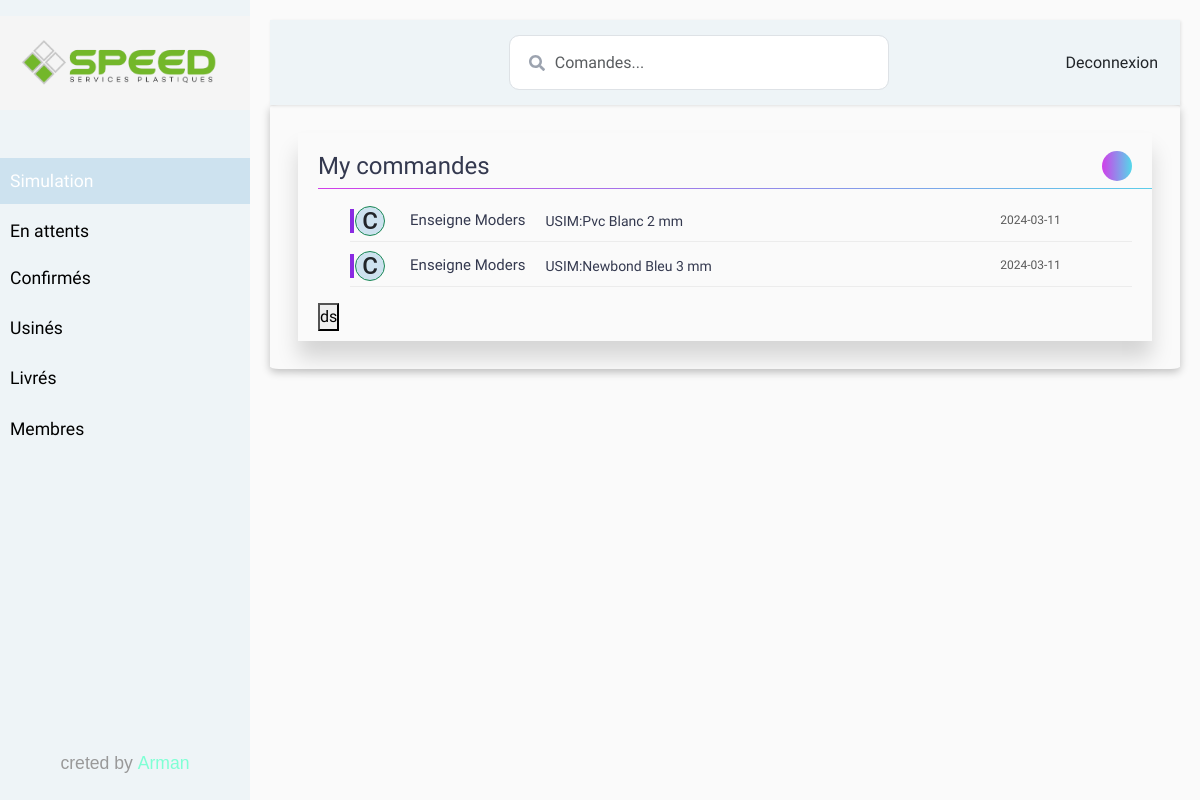
Screenshot of /en_attente (signed in) with the database file from the repository.
### models/models.py (models this page shows, shortened)
class Commande(db.Model):
    __tablename__ = 'commande'
    id = db.Column(db.Integer, autoincrement=True,primary_key=True )
    client_id = db.Column(db.Integer , ForeignKey('client.id'),nullable=False)
    statut_id = db.Column(db.Integer, ForeignKey('statut.id'),nullable=False )
    usinage_id = db.Column(db.Integer, ForeignKey('type_usinage.id'), nullable=False )
    name_matiere = db.Column(db.String(50), nullable=False )
    type_matiere = db.Column(db.String(50), nullable=False )
    epaisseur_id = db.Column(db.Integer, ForeignKey('epaisseur.id'),nullable=False )
    count = db.Column(db.Integer ,default=1,nullable=False)
    prix_matiere = db.Column(db.Float , nullable=False)
    prix_limeaire = db.Column(db.Float, nullable=False)
    name_dxf = db.Column(db.String(256), nullable=False )
    description_commercial_responsable = db.Column(db.String(1000), nullable=True)
    description_responsable_comercial = db.Column(db.String(1000), nullable=True)
    description_responsable_usinage = db.Column(db.String(1000), nullable=True)
    date_envoi = db.Column(Date, nullable=False)
    date_confirmation = db.Column(Date, nullable=True)
    date_usinage = db.Column(Date, nullable=True)
    date_fin = db.Column(Date, nullable=False)
    responsable_user = db.Column(db.String(100),nullable=True )
    usinage_user = db.Column(db.String(100),nullable=True )
    assistante_user = db.Column(db.String(100),nullable=True )

class User(db.Model, UserMixin):
    __tablename__ = 'user'
    id = db.Column(db.Integer, autoincrement=True, primary_key=True)
    username=db.Column(db.String(255), nullable=False)
    email = db.Column(db.String, unique=True)
    password = db.Column(db.String(255), nullable=False, server_default='')
    role_id = db.Column(db.Integer , ForeignKey('role.id'),nullable=False)
    rel_user_client = relationship("Client", backref = "user")

class Client_data(db.Model):
    __tablename__ = 'client_data'
    client_id = db.Column(db.Integer , ForeignKey('client.id'),primary_key=True)
    name = db.Column(db.String(80), nullable=False)
    ville = db.Column(db.String(80), nullable=False)
    cp = db.Column(db.Integer(), nullable=False)
    addresse = db.Column(db.String(256), nullable=False)

class Type_usinage(db.Model):
    __tablename__ = "type_usinage"
    id = db.Column(db.Integer, primary_key=True , autoincrement=True)
    name = db.Column(db.String(50), nullable=False )
    rel_usinage_bridge = relationship("Bridge", backref = "type_usinage")
    rel_usinage_commande = relationship("Commande", backref = "type_usinage")

class Epaisseur(db.Model):
    __tablename__ = "epaisseur"
    id = db.Column(db.Integer, primary_key=True , autoincrement=True)
    value = db.Column(db.Integer, nullable=False, unique=True)
    rel_essaisseur_bridge = relationship("Bridge", backref = "epaisseur")
    rel_essaisseur_commande = relationship("Commande", backref = "epaisseur")

### routes.py (the view)
@app.route('/en_attente' ,  methods=['GET', 'POST'])
@login_required
def en_attente():
    if current_user.role_id == 2:
        data = get_en_attentes(current_user)
    else:
       data = get_all_attentes()
    return render_template('en_attente.html', user = current_user,data=data)

### app.py (called while the page is built)
def create_app():
    register_extensions(app)
    login_manager = LoginManager()
    login_manager.login_view = 'index'
    login_manager.init_app(app)
    @login_manager.user_loader
    def load_user(id):
        return User.query.get(int(id))
    return app

### models/models.py (called while the page is built)
def get_en_attentes(current_user):
    data = db.session.query(Commande.name_matiere, Commande.type_matiere,Commande.prix_matiere,Commande.prix_limeaire,Commande.date_envoi,Commande.date_fin,Client_data.name,Statut.name,Type_usinage.name,Epaisseur.value,Commande.count,Commande.name_dxf,Commande.id,User.username).join(Client,Commande.client_id== Client.id ).filter(Client.user_id == current_user.id).join(Client_data,Commande.client_id== Client_data.client_id ).join(User,Client.user_id== User.id ).join(Statut,Commande.statut_id== Statut.id ).filter(Statut.name =="en_attente").join(Type_usinage,Commande.usinage_id== Type_usinage.id ).join(Epaisseur,Commande.epaisseur_id== Epaisseur.id ).all()
    result = []
    for row in  data :
        result.append(row._data)
    return result

### routes.py (called while the page is built)
@app.before_request
def session_handler():
    session.permanent = True
    app.permanent_session_lifetime = timedelta(days=30)

### templates/en_attente.html
{% extends 'base.html' %}
{% block search %}
<div class="form d-flex">
  <i class="fa fa-search"></i>
  <input id="search_en_attants" type="text" class="form-control form-input" placeholder="Comandes...">
</div>
{% endblock %}
{% block contenue %}
<div class="commande_main">
  <div class="commande_div">
    <div class="commande_div_head">
      <div class="title"> My commandes </div>
      <div class="icon_bubble msg"> </div>
    </div>
    <div class="divider"> </div>
    <div class="commande_div_body">
      <ul id="en_attents_list" style="list-style: none;">
        {% for item in data %}
        <li value={{item[12]}} class="commande_li">
          <a href="{{ url_for('en_attente_detailles', id=item[12] ) }}">
            <div class="commande">
              <div class=" commande_avatar border border-success rounded-circle" style="background-color: #cde2ef">
                {% if item[13][0] == 'E' %}
                    <h4 class="text-center text-success">{{item[13][0]}}</h4>
                {% elif condition == 'C' %}
                <h4 class="text-center text-primary">{{item[13][0]}}</h4>
                {% else %}
                <h4 class="text-center text-dark text-success">{{item[13][0]}}</h4>
                {% endif %}
              </div>
              <div class="commande_info d-flex justify-content-start">
                <div class="contact_name"> {{item[6]}}</div>
                <div class="contact_msg" style="margin-left: 20px;">{{item[8]}}:{{item[0]}} {{item[1]}} {{item[9]}} mm </div>
              </div>
              <div class="commande_status">
                <div class="commande_date">{{item[4]}}</div>
              </div>
            </div>
          </a>
        </li>
        {% endfor %}
      </ul>
    </div>
    <button>ds</button>
  </div>
</div>
{% endblock %}

### templates/base.html (shortened to what this page needs)
{% extends 'base_header_footer.html' %}
{% block body %}
<div id="main_contenue" class="wrapper">
  <nav id="sidebar">
    <div class="sidebar-header mt-3">
      <a href="{{url_for( 'Usinage')}}" class="logo me-auto"><img
          src="{{ url_for('static', filename= 'img/logo/logo.png') }}" alt="speed logo" style="width: 200px;"></a>
    </div>
    <ul class="list-unstyled  mt-5">
      {% if user.role_id==1 or user.role_id==2 %}
      <li class="active mt-5">
        <a href="{{url_for( 'Usinage')}}">Simulation</a>
      </li class=" mt-1">
      {% endif %}
      <li class="mt-1">
        <a href="{{url_for( 'en_attente')}}">En attents</a>
      </li class=" mt-1">
      <li>
        <a href="{{url_for( 'confirmé')}}">Confirmés</a>
      </li>
      <li class=" mt-1">
        <a href="{{url_for('usiné')}}">Usinés</a>
      </li>
      <li class=" mt-1">
        <a href="{{url_for('livré')}}">Livrés</a>
      </li>
      <li class=" mt-1">
        <a href="#">Membres</a>
      </li>
    </ul>
    <footer style="bottom: 5px; position: absolute; width: 100%;">
      <p class="text-center">creted by <strong style="color: aquamarine;">Arman</strong></p>
    </footer>
  </nav>
  <div id="content">
    <nav class="navbar navbar-expand-lg navbar-light bg-light">
      <div class="container-fluid d-flex">
        <div class="row height d-flex justify-content-center align-items-center" style="width: 70%;">
          <div class="col-md-8">
            {% block search %}
            {% endblock %}
          </div>
        </div>
        <div class=" " id="navbarSupportedContent">
          <ul class="nav navbar-nav ml-auto ">
            <li class="nav-item active d-inline-block">
              <a href="{{ url_for('logout') }}">Deconnexion</a>
            </li>
          </ul>
        </div>
      </div>
    </nav>
    <div id="main_container" class="p-2">
      {% block contenue %}
      {% endblock %}
    </div>
  </div>
</div>
{% endblock %}

### templates/base_header_footer.html (shortened to what this page needs)
<!DOCTYPE html>
<html lang="fr">
<head>
  <link href="https://cdn.rawgit.com/harvesthq/chosen/gh-pages/chosen.min.css" rel="stylesheet"/>
  <link href="{{ url_for('static', filename= 'includes/css/animate.min.css') }}" rel="stylesheet">
  <link href="{{ url_for('static', filename= 'includes/css/aos.css') }}" rel="stylesheet">
  <link href="{{ url_for('static', filename= 'includes/css/bootstrap.min.css') }}" rel="stylesheet">
  <link href="{{ url_for('static', filename= 'includes/css/bootstrap-icons.css') }}" rel="stylesheet">
  <link href="{{ url_for('static', filename= 'includes/css/boxicons.min.css') }}" rel="stylesheet">
  <link href="{{ url_for('static', filename= 'includes/css/glightbox.min.css') }}" rel="stylesheet">
  <link href="{{ url_for('static', filename= 'includes/css/swiper-bundle.min.css') }}" rel="stylesheet">
  <link rel="stylesheet" href="{{ url_for('static', filename= 'css/style.css') }}">
</head>
<body>
  {% block body %}
  {% endblock %}
</body>
</html>

### static/css/style.css (style rules this page uses)
* { margin: 0; padding: 0; box-sizing: border-box; }
body { font-family: 'Poppins', sans-serif; background: #fafafa; }
p { font-family: 'Poppins', sans-serif; font-size: 1.1em; font-weight: 300; line-height: 1.7em; color: #999; }
a, a:hover, a:focus { color: inherit; text-decoration: none; transition: all 0.3s; }
h1, h2, h3, h4, h5, h6 { font-family: "Roboto", sans-serif; }
.navbar { padding: 15px 10px; background-color: rgb( 238, 244, 247 ) !important; border: none; border-radius: 0; box-shadow: 1px 1px 3px rgba(0, 0, 0, 0.1); }
.form { position: relative; }
.form .fa-search { position: absolute; top:20px; left: 20px; color: #9ca3af; }
.form-input { height: 55px; text-indent: 33px; border-radius: 10px; }
#sidebar { width: 250px; position: fixed; top: 0; height: 100vh; z-index: 999; background: rgb( 238, 244, 247 ); color: black; left: 0; overflow-y: hidden; }
#sidebar .sidebar-header { padding: 20px; background: rgb(245, 245, 245); }
#sidebar ul li a { padding: 10px; font-size: 1.1em; display: block; }
#sidebar ul li.active>a, a[aria-expanded="true"] { color: #fff; background: #cde2ef ; }
#content { left: 250px !important; padding: 20px; min-height: 100vh; transition: all 0.3s; position: absolute; top: 0; right: 0; }
#main_container { box-shadow: rgba(0, 0, 0, 0.24) 0px 3px 8px; border-radius: 1%; }
body { font-family: 'Asap', sans-serif; }
.commande_main { display: flex; flex-direction: row; align-items: center; justify-content: space-around; padding: 20px; }
.commande_div { width: 100%; padding: 10px 20px; overflow: hidden; position: relative; box-shadow: 0px 17px 20px rgba(0, 0, 0, 0.15); }
.commande_div_head { display: flex; flex-direction: row; justify-content: space-between; align-items: center; height: 45px; }
.commande_div_head .title { font-size: 24px; font-weight: 500; color: #34394F; }
.icon_bubble.msg { width: 30px; height: 30px; background: linear-gradient( 90deg, #d13eea, #53d9ea); border-radius: 50%; }
.divider { height: 1px; width: 111%; background: linear-gradient( 90deg, #d13eea, #53d9ea); margin-bottom: 12px; }
.commande_avatar { width: 30px; height: 30px; margin-right: 3px; }
.commande { margin-top:4px !important; display: flex; justify-content: space-between; align-items: center; padding: 5px 5px; border-bottom: 1px solid #d3d3d35e; position: relative; }
.commande :before { content: ''; position: absolute; top: 20%; left: 0; width: 2px; height:60%; border: 2px solid blueviolet; }
.contact_name { font-weight: 500; color: #34394F; font-size: 15px; margin-bottom: 2px; }
.contact_msg { font-size: 14px; color:#34394F; font-weight: lighter; }
.commande_info { width: 50%; display: flex; justify-content: flex-start; align-items: center; margin-right: 15%; }
.commande_date { font-size: 12px; color: #5a5a5a; margin-bottom: 2px; }
.commande_status { width: 25%; display: flex; flex-direction: column; align-items: center; }

### rows the page displays
Commande: {{ item[12] }} 19 (drawn), username "C", name "Enseigne Moders", name "USIM", name_matiere "Pvc", type_matiere "Blanc", value "2", item "2024-03-11"
Commande: {{ item[12] }} 20 (drawn), username "C", name "Enseigne Moders", name "USIM", name_matiere "Newbond", type_matiere "Bleu", value "3", item "2024-03-11"
